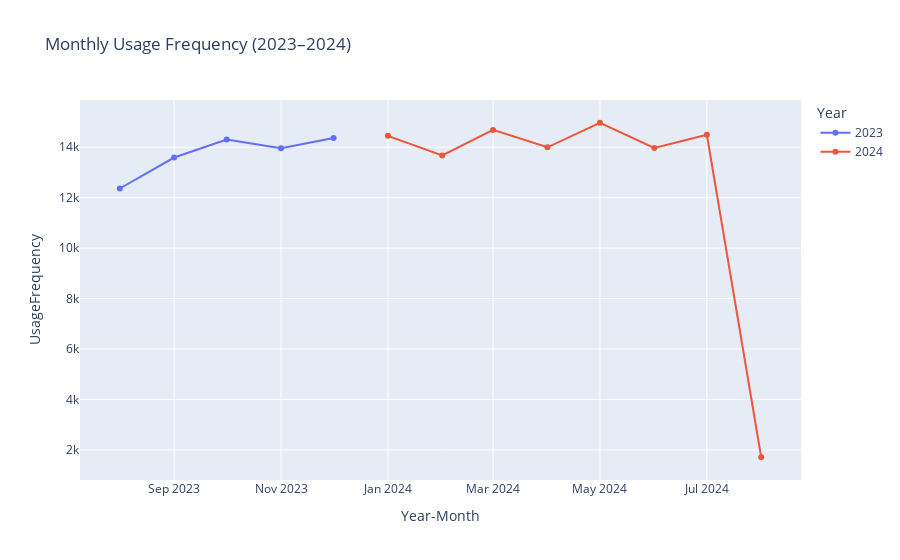

The code cell stored with this chart in its notebook:
### Code cell
# 2.1.2 Temporal trends (monthly for 2023–2024)
monthly = (base
    .query("year in [2023, 2024]")
    .groupby(["year", "year_month"], dropna=False)["UsageFrequency"]
    .sum()
    .reset_index()
)

fig_monthly = px.line(
    monthly,
    x="year_month", y="UsageFrequency",
    color="year", markers=True,
    title="Monthly Usage Frequency (2023–2024)",
)
fig_monthly.update_layout(xaxis_title="Year-Month", legend_title_text="Year")
fig_monthly.show()

monthly.head(6)

### Figure 1 — Plotly figure (JSON) as saved in the notebook; plotly's stock layout.template omitted (floating-point values rounded to 4 significant figures)
{"data": [{"hovertemplate": "year=2023<br>year_month=%{x}<br>UsageFrequency=%{y}<extra></extra>", "legendgroup": "2023", "line": {"color": "#636efa", "dash": "solid"}, "marker": {"symbol": "circle"}, "mode": "markers+lines", "name": "2023", "orientation": "v", "showlegend": true, "type": "scatter", "x": ["2023-08", "2023-09", "2023-10", "2023-11", "2023-12"], "xaxis": "x", "y": [12364, 13593, 14307, 13961, 14366], "yaxis": "y"}, {"hovertemplate": "year=2024<br>year_month=%{x}<br>UsageFrequency=%{y}<extra></extra>", "legendgroup": "2024", "line": {"color": "#EF553B", "dash": "solid"}, "marker": {"symbol": "circle"}, "mode": "markers+lines", "name": "2024", "orientation": "v", "showlegend": true, "type": "scatter", "x": ["2024-01", "2024-02", "2024-03", "2024-04", "2024-05", "2024-06", "2024-07", "2024-08"], "xaxis": "x", "y": [14453, 13677, 14687, 13998, 14971, 13972, 14496, 1709], "yaxis": "y"}], "layout": {"legend": {"title": {"text": "Year"}, "tracegroupgap": 0}, "title": {"text": "Monthly Usage Frequency (2023–2024)"}, "xaxis": {"anchor": "y", "domain": [0, 1], "title": {"text": "Year-Month"}}, "yaxis": {"anchor": "x", "domain": [0, 1], "title": {"text": "UsageFrequency"}}}}
